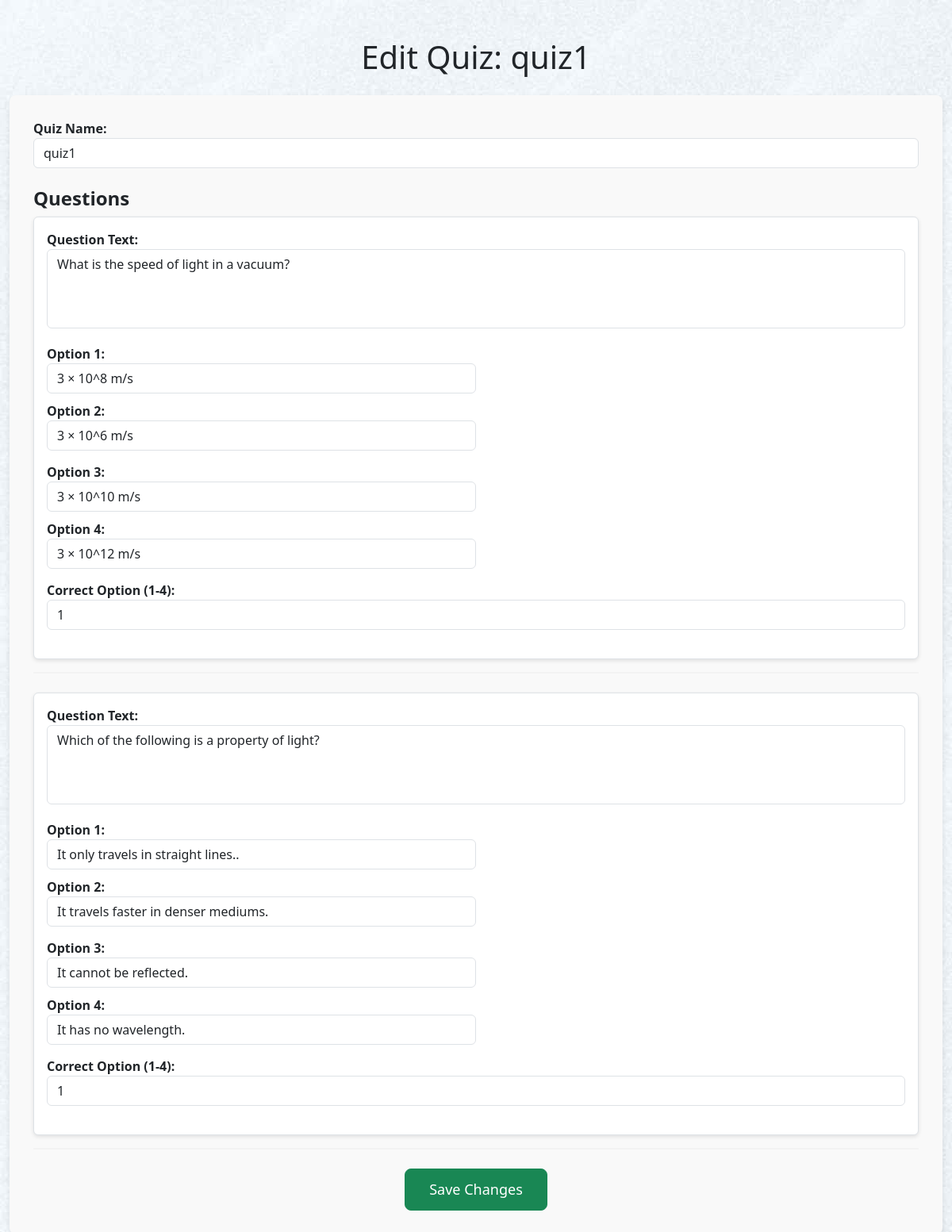
The app's page /admin_quiz/1/edit (signed in) with its own data.
### models/models.py (models this page shows)
class Quiz(db.Model):
    __tablename__ = "quiz"
    id = db.Column(db.Integer, primary_key=True)
    name = db.Column(db.String(100), nullable=False)
    chapter_id = db.Column(db.Integer, db.ForeignKey('chapter.id'), nullable=False)
    date_of_quiz = db.Column(db.DateTime, nullable=False, default=datetime.utcnow)
    time_duration = db.Column(db.String(5), nullable=True)  # hh:mm format
    remarks = db.Column(db.Text)
    questions = db.relationship('Question', backref='quiz', lazy=True, cascade='all, delete')

class Question(db.Model):
    __tablename__ = "question"
    id = db.Column(db.Integer, primary_key=True)
    quiz_id = db.Column(db.Integer, db.ForeignKey('quiz.id'), nullable=False)
    chapter_id = db.Column(db.Integer, db.ForeignKey('chapter.id'), nullable=False)  # Add this line
    question_statement = db.Column(db.Text, nullable=False)
    option_1 = db.Column(db.String(255), nullable=False)
    option_2 = db.Column(db.String(255), nullable=False)
    option_3 = db.Column(db.String(255), nullable=False)
    option_4 = db.Column(db.String(255), nullable=False)
    correct_option = db.Column(db.Integer, nullable=False)  # 1, 2, 3, or 4

### controllers/routes.py (the view, shortened to what this page needs)
@app.route('/admin_quiz/<int:id>/edit', methods=['GET', 'POST'])
@authcheck
@admin_required
def edit_quiz(id):
    quiz = Quiz.query.get(id)
    if not quiz:
        flash('Quiz does not exist.','warning')
        return redirect(url_for('admin_quiz'))
    return render_template('quiz/edit.html', quiz=quiz)

### controllers/routes.py (called while the page is built)
def authcheck(func):
    @wraps(func)
    def wrapper(*args, **kwargs):
        if 'user_id' not in session:
            flash('Please login to access this page')
            return redirect(url_for('login'))
        return func(*args, **kwargs)
    return wrapper

def admin_required(func):
    @wraps(func)
    def inner(*args,**kwargs):
        if 'user_id' not in session:
            flash('you need to login first')
            return redirect(url_for(login))
        user=User.query.get(session['user_id'])
        if not user.isadmin:
            flash ('You are not authorized to view this page','danger')
            return redirect(url_for('home'))
        return func(*args,**kwargs)
    return inner

### templates/quiz/edit.html (shortened to what this page needs)
{% extends "layout.html" %}
{% block content %}
    <div class="container mt-5">
        <h1 class="text-center mb-4">Edit Quiz: {{ quiz.name }}</h1>
        <form method="POST" class="edit-quiz-form">
            <div class="form-group">
                <label for="quiz_name" class="font-weight-bold">Quiz Name:</label>
                <input type="text" id="quiz_name" name="quiz_name" class="form-control" value="{{ quiz.name }}" required>
            </div>
            <div class="questions-section">
                <h3 class="font-weight-bold mt-4">Questions</h3>
                {% for question in quiz.questions %}
                    <div class="question-group border p-3 rounded mb-3">
                        <div class="form-group">
                            <label for="question_statement_{{ question.id }}">Question Text:</label>
                            <textarea id="question_statement_{{ question.id }}" name="question_statement_{{ question.id }}" class="form-control" required>{{ question.question_statement }}</textarea>
                        </div>
                        <div class="form-row">
                            <div class="col-md-6">
                                <div class="form-group">
                                    <label for="option_1_{{ question.id }}">Option 1:</label>
                                    <input type="text" id="option_1_{{ question.id }}" name="option_1_{{ question.id }}" class="form-control" value="{{ question.option_1 }}" required>
                                </div>
                            </div>
                            <div class="col-md-6">
                                <div class="form-group">
                                    <label for="option_2_{{ question.id }}">Option 2:</label>
                                    <input type="text" id="option_2_{{ question.id }}" name="option_2_{{ question.id }}" class="form-control" value="{{ question.option_2 }}" required>
                                </div>
                            </div>
                        </div>
                        <div class="form-row">
                            <div class="col-md-6">
                                <div class="form-group">
                                    <label for="option_3_{{ question.id }}">Option 3:</label>
                                    <input type="text" id="option_3_{{ question.id }}" name="option_3_{{ question.id }}" class="form-control" value="{{ question.option_3 }}" required>
                                </div>
                            </div>
                            <div class="col-md-6">
                                <div class="form-group">
                                    <label for="option_4_{{ question.id }}">Option 4:</label>
                                    <input type="text" id="option_4_{{ question.id }}" name="option_4_{{ question.id }}" class="form-control" value="{{ question.option_4 }}" required>
                                </div>
                            </div>
                        </div>
                        <div class="form-group">
                            <label for="correct_option_{{ question.id }}" class="font-weight-bold">Correct Option (1-4):</label>
                            <input type="number" id="correct_option_{{ question.id }}" name="correct_option_{{ question.id }}" class="form-control" value="{{ question.correct_option }}" min="1" max="4" required>
                        </div>
                    </div>
                    <hr class="mb-4">
                {% endfor %}
            </div>
            <div class="text-center">
                <button type="submit" class="btn btn-success btn-lg">Save Changes</button>
            </div>
        </form>
    </div>
{% endblock %}

### templates/quiz/edit.html (style rules this page uses)
.edit-quiz-form { background-color: #f9f9f9; padding: 30px; border-radius: 8px; box-shadow: 0 4px 8px rgba(0, 0, 0, 0.1); }
.edit-quiz-form .form-group { margin-bottom: 20px; }
.edit-quiz-form label { font-size: 16px; font-weight: bold; }
.question-group { background-color: #ffffff; border-radius: 8px; padding: 15px; box-shadow: 0 2px 5px rgba(0, 0, 0, 0.1); }
.question-group textarea { height: 100px; resize: none; }
.question-group .form-row { margin-bottom: 15px; }
.form-row .form-group { margin-bottom: 10px; }
.btn-lg { padding: 12px 30px; font-size: 18px; }
hr { border-top: 2px solid #ddd; }
.questions-section h3 { font-size: 1.5rem; font-weight: bold; }
.container { max-width: 1200px; }

### records on screen
Quiz: name "quiz1", quiz_name "quiz1"
Question: id "What is the speed of light in a vacuum?", option_1 "3 × 10^8 m/s", option_2 "3 × 10^6 m/s", option_3 "3 × 10^10 m/s", option_4 "3 × 10^12 m/s", id "1"
Question: id "Which of the following is a property of light?", option_1 "It only travels in straight lines..", option_2 "It travels faster in denser mediums.", option_3 "It cannot be reflected.", option_4 "It has no wavelength.", correct_option "1"
